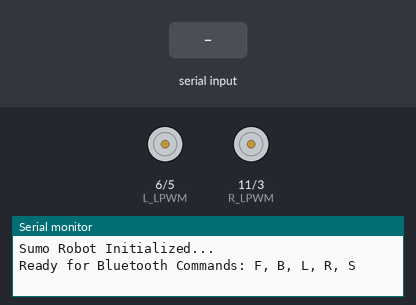
The sketch below on a simulated Arduino Uno, built with avr-gcc and run on an emulated ATmega328P. Parts: motor-driver pin pairs drawn as motors (green arrow = first pin HIGH = forward, orange = second pin HIGH = backward, longer = more drive), the last lines printed to the serial monitor. Inputs (shaded band) come from the test bench.

Above: at 1.2 s.
1.3 s: "F" received over the second serial link
At 1.7 s:
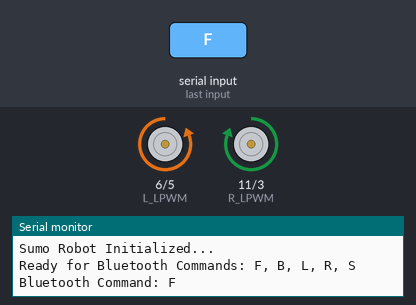
2.8 s: "B" received over the second serial link
At 4.0 s:
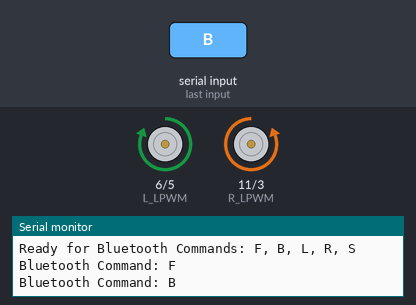
4.3 s: "L" received over the second serial link
At 5.2 s:
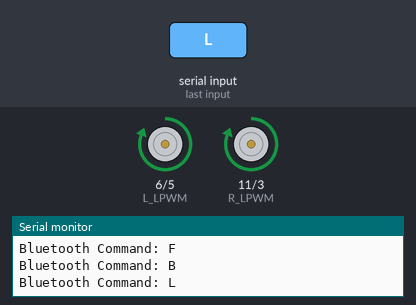
5.8 s: "R" received over the second serial link
At 6.3 s:
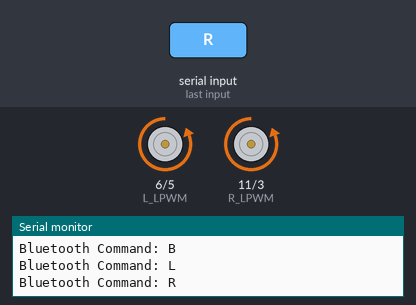
Timing chart, 0 to 8.3 s (numbered marks = the images above; inputs shaded):
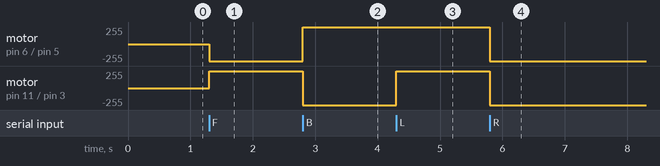

The sketch:

sumo_bluetooth_v1.ino
```cpp
#include <SoftwareSerial.h>

// ==========================================
// SUMO TANK - DUAL BTS7960 - BLUETOOTH CONTROL
// ==========================================

// Bluetooth Pins: HC-05 TX -> Pin 2, HC-05 RX -> Pin 4
SoftwareSerial bt(2, 4);

// Motor Pins (As per your setup)
#define L_RPWM 5
#define L_LPWM 6
#define R_RPWM 3
#define R_LPWM 11

int speedVal = 255; // FULL POWER for maximum torque

void setup() {
  // Motor Output Pins
  pinMode(L_RPWM, OUTPUT);
  pinMode(L_LPWM, OUTPUT);
  pinMode(R_RPWM, OUTPUT);
  pinMode(R_LPWM, OUTPUT);

  // Start in Stopped State
  stopRobot();

  Serial.begin(9600); // For USB Monitoring
  bt.begin(9600);     // For Bluetooth Control

  Serial.println("Sumo Robot Initialized...");
  Serial.println("Ready for Bluetooth Commands: F, B, L, R, S");
}

void loop() {
  if (bt.available()) {
    char cmd = bt.read();
    Serial.print("Bluetooth Command: ");
    Serial.println(cmd);

    switch (cmd) {
      case 'F': case 'w': moveForward(); break;
      case 'B': case 's': moveBackward(); break;
      case 'L': case 'a': turnLeft(); break;
      case 'R': case 'd': turnRight(); break;
      case 'S': case 'z': stopRobot(); break;

      // Speed presets
      case '1': speedVal = 100; break;
      case '2': speedVal = 180; break;
      case '3': speedVal = 255; break;
    }
  }
}

// =====================
// MOVEMENT FUNCTIONS
// =====================

void stopRobot() {
  analogWrite(L_RPWM, 0); analogWrite(L_LPWM, 0);
  analogWrite(R_RPWM, 0); analogWrite(R_LPWM, 0);
}

void moveForward() {
  // Balanced according to your inverted signal logic
  analogWrite(L_LPWM, 0);
  analogWrite(L_RPWM, speedVal);

  analogWrite(R_RPWM, 0);
  analogWrite(R_LPWM, speedVal);
}

void moveBackward() {
  analogWrite(L_RPWM, 0);
  analogWrite(L_LPWM, speedVal);

  analogWrite(R_LPWM, 0);
  analogWrite(R_RPWM, speedVal);
}

void turnLeft() {
  // Spin in place (Left back, Right forward)
  analogWrite(L_RPWM, 0);
  analogWrite(L_LPWM, speedVal);

  analogWrite(R_RPWM, 0);
  analogWrite(R_LPWM, speedVal);
}

void turnRight() {
  // Spin in place (Left forward, Right back)
  analogWrite(L_LPWM, 0);
  analogWrite(L_RPWM, speedVal);

  analogWrite(R_LPWM, 0);
  analogWrite(R_RPWM, speedVal);
}
```

Measured:
- after the input at 1.3 s, motor on pin 6 (L_LPWM) / pin 5 (L_RPWM): stopped → backward 255/255 at once; motor on pin 11 (R_LPWM) / pin 3 (R_RPWM): stopped → forward 255/255 at once
- after the input at 2.8 s, motor on pin 6 (L_LPWM) / pin 5 (L_RPWM): backward 255/255 → forward 255/255 at once; motor on pin 11 (R_LPWM) / pin 3 (R_RPWM): forward 255/255 → backward 255/255 at once
- after the input at 4.3 s, motor on pin 11 (R_LPWM) / pin 3 (R_RPWM): backward 255/255 → forward 255/255 at once
- after the input at 5.8 s, motor on pin 6 (L_LPWM) / pin 5 (L_RPWM), motor on pin 11 (R_LPWM) / pin 3 (R_RPWM): forward 255/255 → backward 255/255 at once
